Frame 1 (no input): blank canvas, image omitted
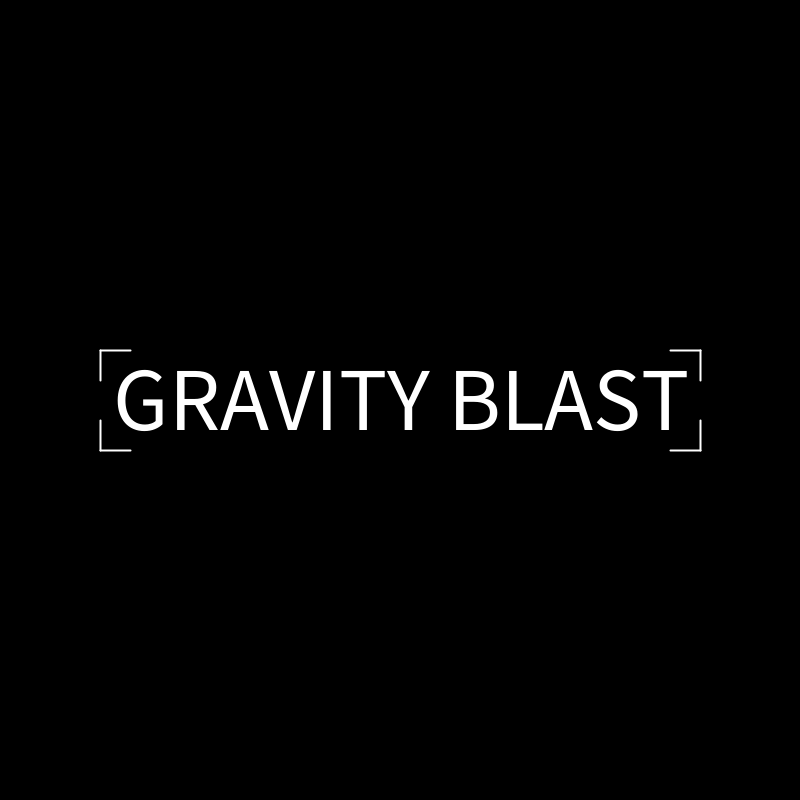
Frame 60 (the mouse pressed at the canvas centre just before this capture)
Frame 120 (the mouse held since frame 60 and released just before this capture): identical to frame 60, image omitted

The Processing sketch that drew this single still picture (run headless with seeded random() and noise(); from frame 60 on, the mouse is pressed at the canvas centre):

// Processing sketch: A5_GravityBlast_240508a
// ── A5_GravityBlast_240508a.pde
// Nathan Ellis 5/8/2024
// THE PLAN IS SIMPLE:
// grid space object array
// particle object array
// mouse reactive move indicator
// enable both drag/drop and key controls
int state = 0;

// animation progress variable
int anim = 0;

void setup(){
  size(800,800);
}

void draw(){
  background(0);
  translate(width/2, height/2);
  
  // outline variables
  int hStart = 0;
  int hFinish = 0;
  int w = 0;
  int inc = 0;
  
  // opening title - outline
  if(state == 0){
    hStart = 0+anim;
    hFinish = 100;
    w = 600;
    inc = 10;
    border(0, 0, hStart, w, 30);
    if(hStart < hFinish){
      anim += inc;
    }
  }
  if(state == 1){
    hStart = 0+anim;
    hFinish = 0;
    w = 600;
    inc = 10;
    border(0, 0, hStart, w, 30);
    if(hStart > hFinish){
      anim -= inc;
    }
    if(hStart == 0){
      state++;
    }
  }
  
  // opening title - text
  if(state == 0 && hStart == hFinish){
    textAlign(CENTER);
    textSize(90);
    fill(255);
    text("GRAVITY BLAST", 0, 30);
  }
  
  // speed select - outline
  if(state == 2){
    hStart = 0+anim;
    hFinish = 300;
    w = 400;
    inc = 20;
    border(0, 0, hStart, w, 30);
    if(hStart < hFinish){
      anim += inc;
    }
  }
  if(state == 3){
    hStart = 0+anim;
    hFinish = 0;
    w = 400;
    inc = 20;
    border(0, 0, hStart, w, 30);
    if(hStart > hFinish){
      anim -= inc;
    }
    if(hStart == 0){
      state++;
    }
  }
  
  // speed select - text
  if(state == 2 && hStart == hFinish){
    textAlign(CENTER);
    textSize(30);
    fill(255);
    text("Select your Speed:", 0, -120);
  }
}

// progress state if mouse is clicked
void mouseClicked(){
  if(state == 0 || state == 2){
    state++;
  }
}

// function to create the style of border used in the game
void border(float x, float y, int h, int w, int margin){
  noFill();
  stroke(255);
  strokeWeight(2);
  
  // top corners
  line(x-(w/2), y-(h/2), x-(w/2)+margin, y-(h/2));
  line(x-(w/2), y-(h/2), x-(w/2), y-(h/2)+constrain(margin, 0, h));
  line(x+(w/2), y-(h/2), x+(w/2)-margin, y-(h/2));
  line(x+(w/2), y-(h/2), x+(w/2), y-(h/2)+constrain(margin, 0, h));
  
  // bottom corners
  line(x-(w/2), y+(h/2), x-(w/2)+margin, y+(h/2));
  line(x-(w/2), y+(h/2), x-(w/2), y+(h/2)-constrain(margin, 0, h));
  line(x+(w/2), y+(h/2), x+(w/2)-margin, y+(h/2));
  line(x+(w/2), y+(h/2), x+(w/2), y+(h/2)-constrain(margin, 0, h));
}
